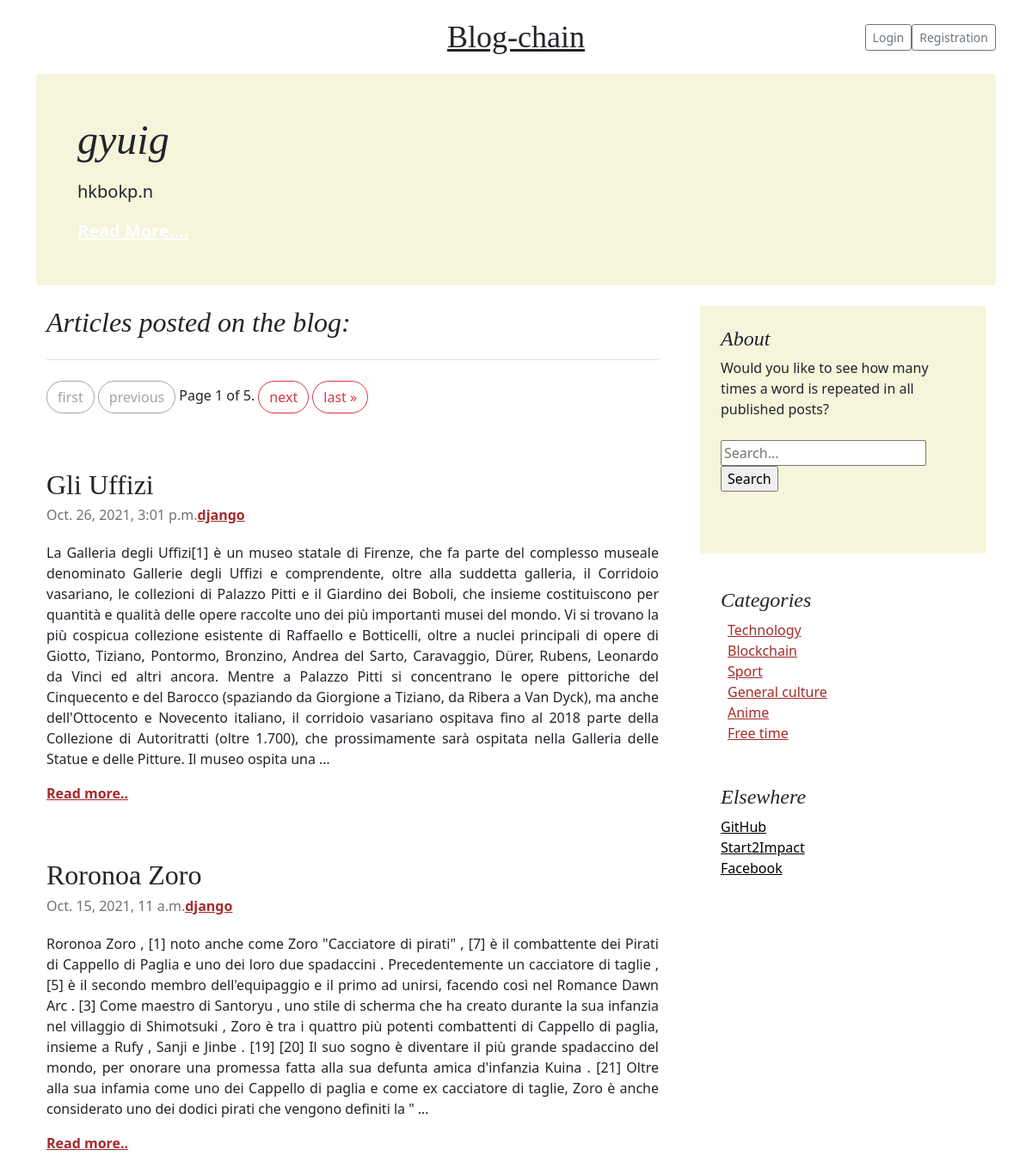
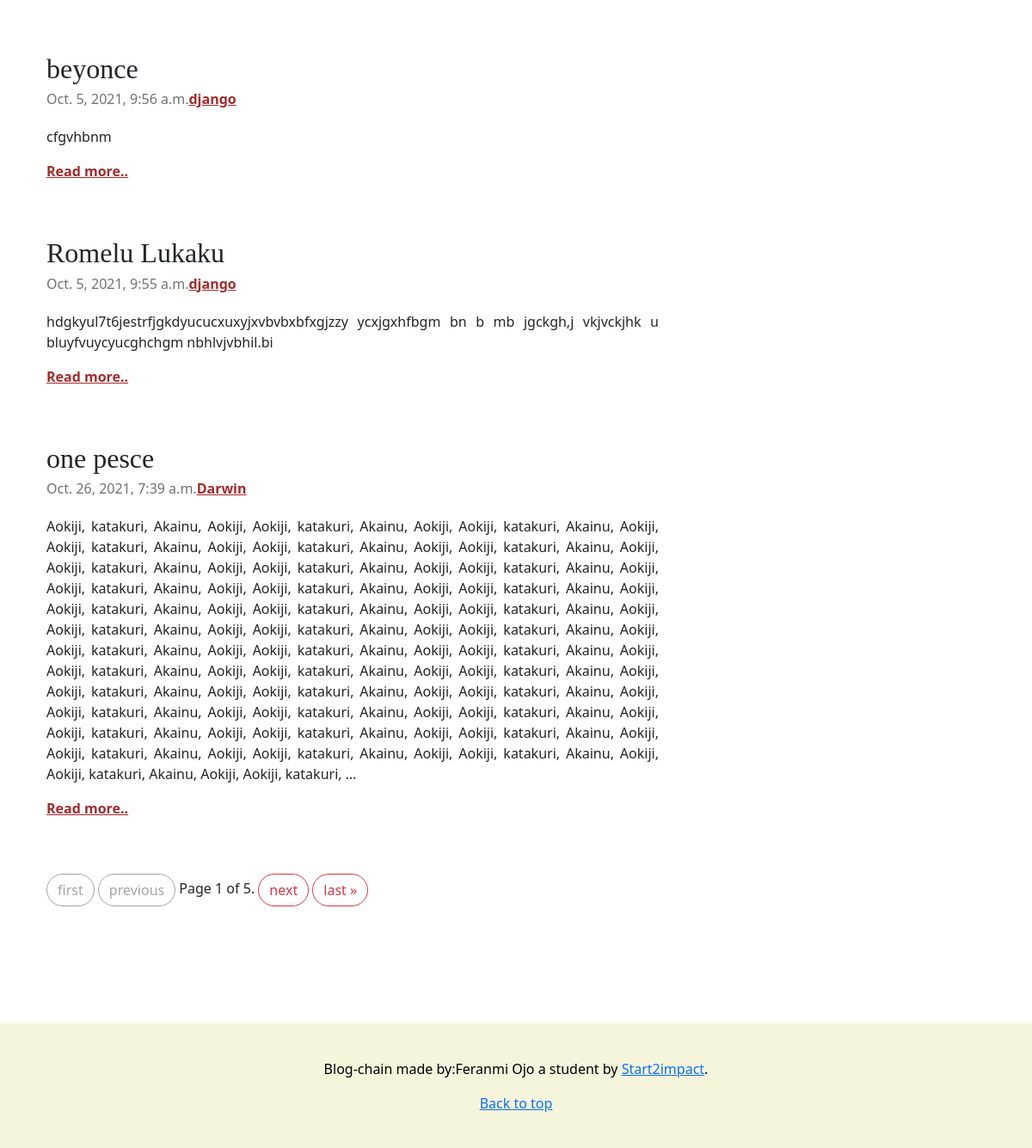
/blog/, run on an earlier commit of the app's database (2 pictures, top to bottom).
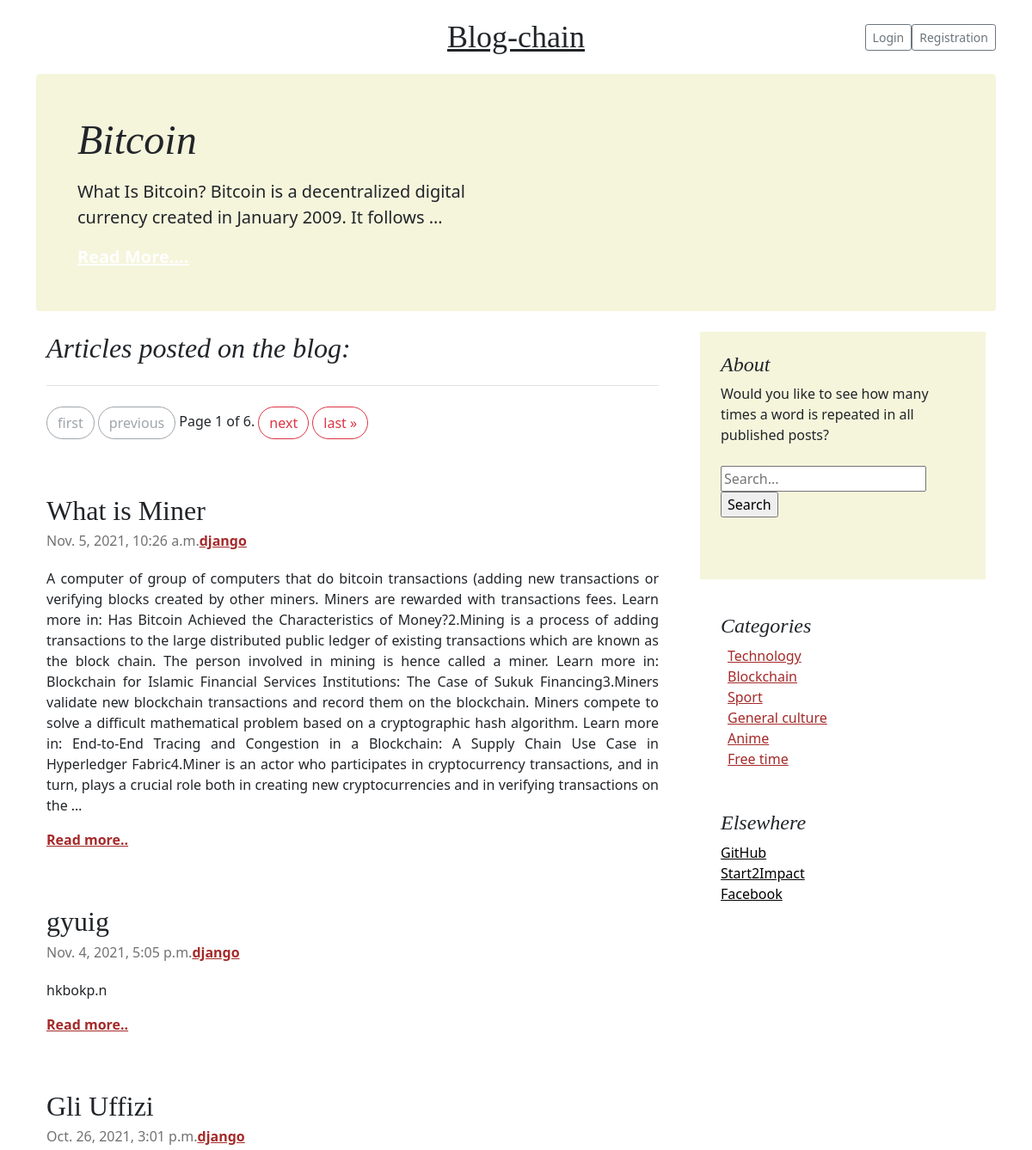
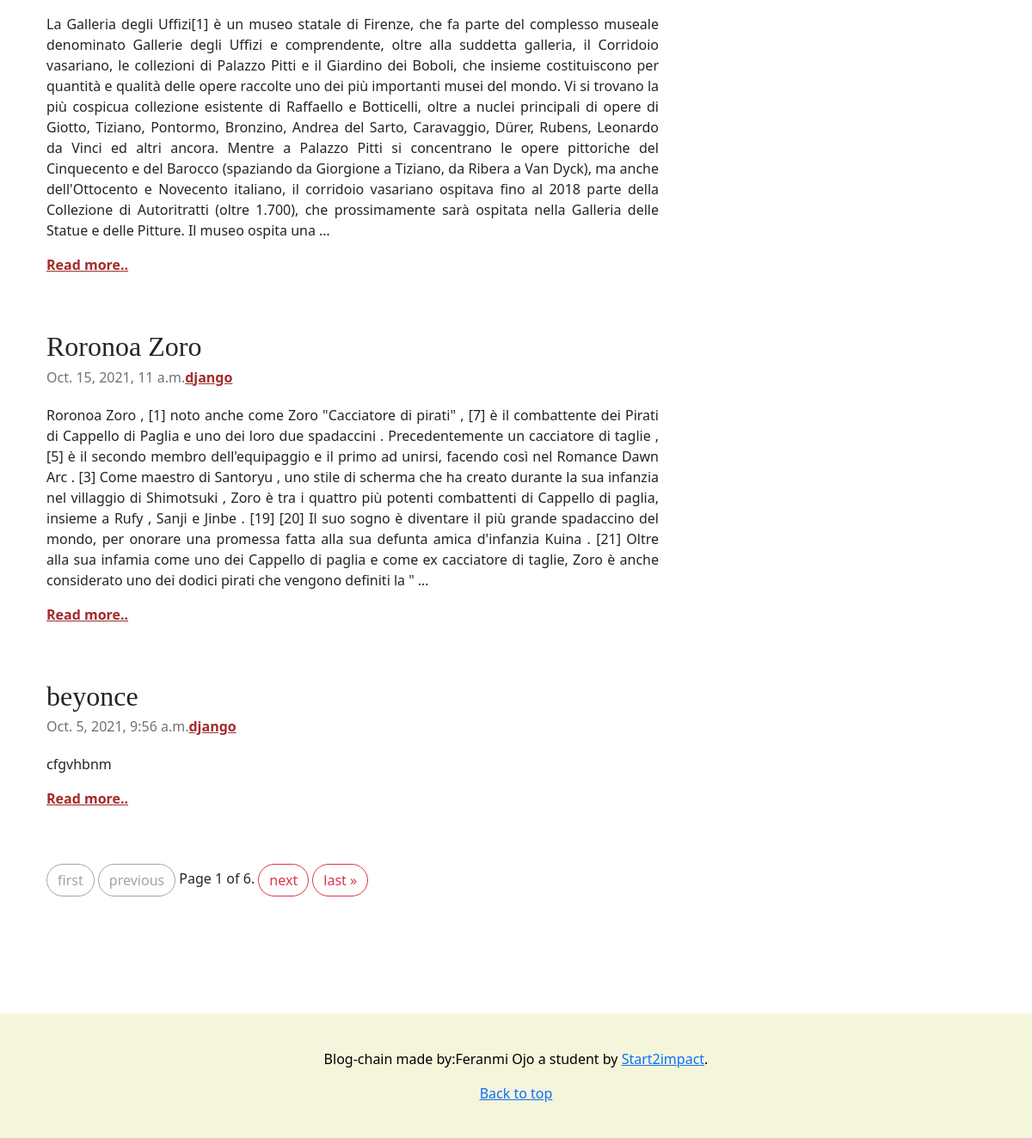
And on a later commit of the database (2 pictures, top to bottom).
### articles/models.py (models this page shows, shortened)
class Article(models.Model):
    DRAFT= 'DRRAFT'
    PUBLISHED='PUBLISHED'
    STATUS_CHOICES=(
        (DRAFT,'Draft'),
        (PUBLISHED,'Published')
    )
    status = models.CharField(max_length=10, choices=STATUS_CHOICES,default=PUBLISHED)
    TECNOLOGY = 'TC'
    BLOCKCHAIN='BC'
    SPORT = 'SP'
    GENERAL_CULTURE = 'GC'
    ANIME ='AN'
    FREE_TIME = 'FT'
    CATEGORIES = [
         (TECNOLOGY,'Technology'),
        (BLOCKCHAIN,'Blockchain'),
         ( SPORT,'Sport'),
        (GENERAL_CULTURE,'General culture'),
        (ANIME ,'Anime'),
        (FREE_TIME,'Free time')
    ]
    category= models.CharField(choices= CATEGORIES,default='FT',max_length=2)
    title= models.CharField(max_length=250)
    slug= models.SlugField(max_length=250,null=False, unique=True)
    img= models.ImageField(upload_to="images/", blank=True, null=True)
    content= models.TextField(max_length=5000)
    author= models.ForeignKey(settings.AUTH_USER_MODEL, on_delete=models.CASCADE)
    created= models.DateTimeField(default=timezone.now)
    published=models.DateTimeField(default=timezone.now)
    updated=models.DateTimeField(auto_now=True)
    address = models.CharField(max_length=66, default=None, null=True)
    hash = models.CharField(max_length=32, default=None, null=True)
    txId = models.CharField(max_length=66, default=None, null=True)
    class Meta:
        ordering = ("-updated","-published")
    def get_absolute_url(self):
        return reverse('articles:article-detail', kwargs={'slug':self.slug})

### blog/views.py (the view)
# urls.py: path('',views.BlogView.as_view() , name='blog'),
class BlogView(TemplateView):
    template_name = 'blog/base.html'
    def get_context_data(self, **kwargs):
        context = super().get_context_data(**kwargs)
        articles =Article.objects.filter(status='PUBLISHED')
        context['banner'] =articles[0]
        articles_list =articles[1:]
        context['articles_list'] = articles_list
        paginator = Paginator(articles_list,5)
        page_number= self.request.GET.get('page')
        page_obj = paginator.get_page(page_number)
        context['page_obj'] = page_obj
        context['categories']= Article.CATEGORIES
        return context

### blog/templates/blog/base.html (shortened to what this page needs)
<!doctype html>
{% load static%}
<html lang="en">
  <head>
    <link rel="stylesheet" href="{% static 'css/blog.css' %}">
    <link href="https://cdn.jsdelivr.net/npm/bootstrap@5.1.1/dist/css/bootstrap.min.css" rel="stylesheet">
    <link href="{%static '/css/blog.css'%}" rel="stylesheet">
  </head>
  <body>
    <div class="container">
      {% block header %}
      {% include "blog/partials/_header.html" %}
      {% endblock %}
    </div>
      {% block page_content %}
      {% include "blog/partials/_landinpage_content.html" %}
      {% endblock %}
      <br>
      <br>
      <br>
      {% block footer %}
      {% include "blog/partials/_footer.html" %}
      {% endblock %}
  </body>
</html>

### blog/templates/blog/partials/_banner_big.html
<div class="p-4 p-md-5 mb-4 text-dark rounded " style="background-color: #F5F5DC;">
        <div class="col-md-6 px-0">
          <h1 class="display-4 fst-italic">{{banner.title}}</h1>
          <p class="lead my-3">{{banner.content|truncatewords:15 }}</p>
          <p class="lead mb-0"><a href="{{banner.get_absolute_url}}" class="text-white fw-bold">Read More....</a></p>
        </div>
      </div>

### blog/templates/blog/partials/_section_articles.html
<div class="col-md-8">
    <h2 class="pb-4 mb-4 fst-italic border-bottom">
            Articles posted on the blog:
    </h2>
        {% block pagination2%}
            {% include "blog/partials/_pagination.html" with page=page_obj %}
        {% endblock %}
    {% for article in page_obj%}
        <article class="blog-post">
            <h2 class="blog-post-title">{{article.title}}</h2>
            <p class="blog-post-meta">{{article.published}}<strong><a href="{%url 'accounts:profile' article.author.profile.id%} " style="color:#A52A2A">{{article.author}}</a></strong></p>
            <p align="justify"> {{article.content|truncatewords:150}}  </p>
            <p class="blog-post-footer"><strong><a href="{{article.get_absolute_url}}" style="color:#A52A2A" >Read more..</a></strong></p>
        </article>
    {% endfor %}
    {% block pagination%}
    {% include "blog/partials/_pagination.html" with page=page_obj %}
    {% endblock %}
</div>

What changed in the data, as far as the page shows it:
no longer on this page (row unchanged): Article: title "Romelu Lukaku", published "Oct. 5, 2021, 9:55 a.m.", author "django", content "hdgkyul7t6jestrfjgkdyucucxuxyjxvbvbxbfxgjzzy ycxjgxhfbgm bn b mb jgckgh,j vkjvckjhk u bluyfvuycyucghchgm nbhlvjvbhil.bi"
no longer on this page (row unchanged): Article: title "one pesce", published "Oct. 26, 2021, 7:39 a.m.", author "Darwin", content "Aokiji, katakuri, Akainu, Aokiji, Aokiji, katakuri, Akainu, Aokiji, Aokiji, katakuri, Akainu, Aokiji, Aokiji, katakuri, Akainu, Aokiji, Aokiji, katakuri, Akainu, Aokiji, Aokiji, katakuri, Akainu, Aokiji, Aokiji, katakuri, Akainu, Aokiji, Aokiji, katakuri, Akainu, Aokiji, Aokiji, katakuri, Akainu, Aokiji, Aokiji, katakuri, Akainu, Aokiji, Aokiji, katakuri, Akainu, Aokiji, Aokiji, katakuri, Akainu, Aokiji, Aokiji, katakuri, Akainu, Aokiji, Aokiji, katakuri, Akainu, Aokiji, Aokiji, katakuri, Akainu, Aokiji, Aokiji, katakuri, Akainu, Aokiji, Aokiji, katakuri, Akainu, Aokiji, Aokiji, katakuri, Akainu, Aokiji, Aokiji, katakuri, Akainu, Aokiji, Aokiji, katakuri, Akainu, Aokiji, Aokiji, katakuri,…"
added Article: title "Bitcoin", content "What Is Bitcoin? Bitcoin is a decentralized digital currency created in January 2009. It follows …"
added Article: title "What is Miner", published "Nov. 5, 2021, 10:26 a.m.", author "django", content "A computer of group of computers that do bitcoin transactions (adding new transactions or verifying blocks created by other miners. Miners are rewarded with transactions fees. Learn more in: Has Bitcoin Achieved the Characteristics of Money?2.Mining is a process of adding transactions to the large distributed public ledger of existing transactions which are known as the block chain. The person involved in mining is hence called a miner. Learn more in: Blockchain for Islamic Financial Services Institutions: The Case of Sukuk Financing3.Miners validate new blockchain transactions and record them on the blockchain. Miners compete to solve a difficult mathematical problem based on a…"
now on one of the page's lists (row unchanged): Article: title "gyuig", published "Nov. 4, 2021, 5:05 p.m.", author "django", content "hkbokp.n"
Also different on the page:
{{ page.paginator.num_pages }}: "5 5" → "6 6"
{{ banner.title }}: "gyuig" → "Bitcoin"
{{ banner.content|truncatewords:15 }}: "hkbokp.n" → "What Is Bitcoin? Bitcoin is a decentralized digital currency created in January 2009. It follows …"
